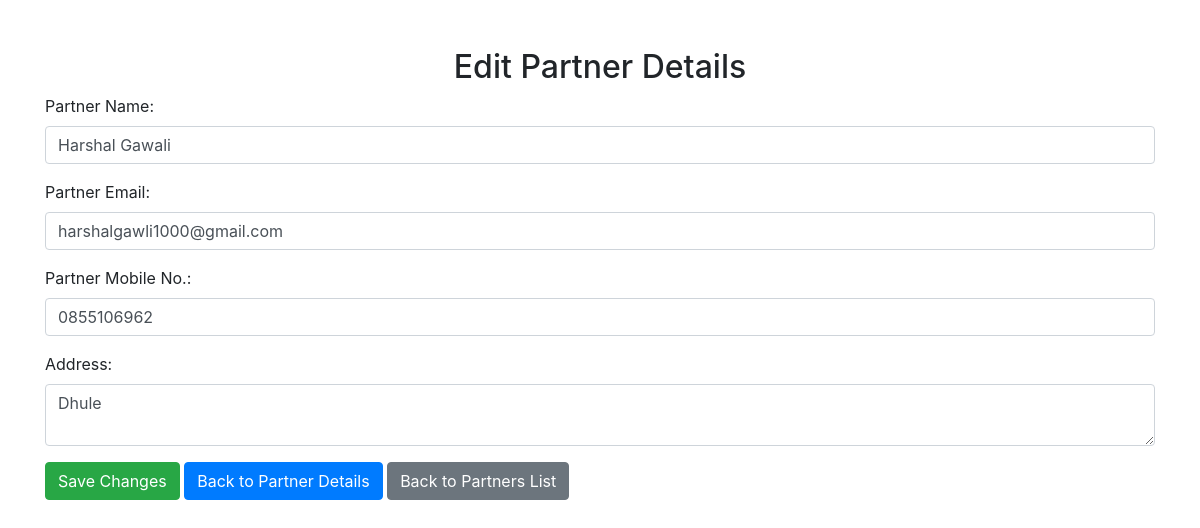
Screenshot of /partners/edit/2 (signed in) with the database file from the repository.
### app/models.py (models this page shows)
class Partner(models.Model):
    name = models.CharField(max_length=100)
    email = models.EmailField(max_length=100, unique=True, null=True, blank=True)
    mobile_no = models.CharField(max_length=20, unique=True, null=True, blank=True)
    address = models.TextField()
    created_at = models.DateTimeField(auto_now_add=True)

### app/views.py (the view)
# urls.py: path('partners/edit/<int:pk>', views.edit_partner, name='edit_partner'),
@login_required
def edit_partner(request, pk):
    partner = Partner.objects.get(pk=pk)
    if request.method == 'POST':
        form = PartnerForm(request.POST, instance=partner)
        if form.is_valid():
            form.save()
            return redirect('partner_detail', pk=partner.pk)
    else:
        form = PartnerForm(instance=partner)
    return render(request, 'edit_partner.html', {'form': form, 'partner': partner})

### app/forms.py
class PartnerForm(forms.ModelForm):
    class Meta:
        model = Partner
        fields = ['name', 'email', 'mobile_no', 'address']

### app/templates/edit_partner.html (shortened to what this page needs)
<!DOCTYPE html>
<head>
    <link rel="stylesheet" href="https://stackpath.bootstrapcdn.com/bootstrap/4.5.2/css/bootstrap.min.css">
</head>
<body>
    <div class="container mt-5">
        <h2 class="text-center">Edit Partner Details</h2>
        <form method="post">
            <div class="form-group">
                <label for="name">Partner Name:</label>
                <input type="text" class="form-control" id="name" name="name" value="{{ form.name.value }}" required>
            </div>
            <div class="form-group">
                <label for="email">Partner Email:</label>
                <input type="email" class="form-control" id="email" name="email" value="{{ form.email.value }}" required>
            </div>
            <div class="form-group">
                <label for="mobile_no">Partner Mobile No.:</label>
                <input type="number" class="form-control" id="mobile_no" name="mobile_no" value="{{ form.mobile_no.value }}" required>
            </div>
            <div class="form-group">
                <label for="address">Address:</label>
                <textarea class="form-control" id="address" name="address">{{ form.address.value }}</textarea>
            </div>
            <a type="submit" class="btn btn-success">Save Changes</a>
            <a href="{% url 'partner_detail' partner.pk %}" class="btn btn-primary">Back to Partner Details</a>
            <a href="{% url 'partner_list' %}" class="btn btn-secondary">Back to Partners List</a>
        </form>
    </div>
</body>
</html>

### rows the page displays
Partner: name "Harshal Gawali", email "harshalgawli1000@gmail.com", mobile_no "0855106962", address "Dhule"
